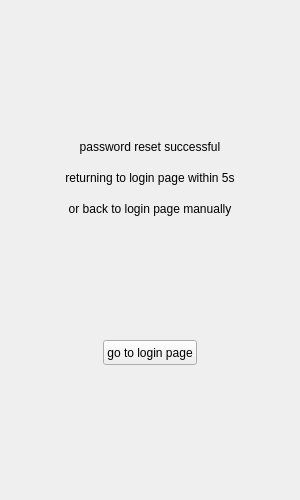
<?xml version="1.0" encoding="UTF-8"?>
<ui version="4.0">
 <class>ResetPasswdInterface</class>
 <widget class="QDialog" name="ResetPasswdInterface">
  <property name="geometry">
   <rect>
    <x>0</x>
    <y>0</y>
    <width>300</width>
    <height>500</height>
   </rect>
  </property>
  <property name="minimumSize">
   <size>
    <width>300</width>
    <height>500</height>
   </size>
  </property>
  <property name="maximumSize">
   <size>
    <width>300</width>
    <height>500</height>
   </size>
  </property>
  <property name="windowTitle">
   <string>Dialog</string>
  </property>
  <layout class="QHBoxLayout" name="horizontalLayout">
   <item>
    <layout class="QVBoxLayout" name="verticalLayout_2">
     <item>
      <widget class="QStackedWidget" name="stackedWidget">
       <property name="currentIndex">
        <number>2</number>
       </property>
       <widget class="QWidget" name="reset_page">
        <layout class="QVBoxLayout" name="verticalLayout_3">
         <item>
          <spacer name="verticalSpacer_2">
           <property name="orientation">
            <enum>Qt::Orientation::Vertical</enum>
           </property>
           <property name="sizeHint" stdset="0">
            <size>
             <width>20</width>
             <height>40</height>
            </size>
           </property>
          </spacer>
         </item>
         <item>
          <widget class="QWidget" name="widget" native="true">
           <property name="minimumSize">
            <size>
             <width>0</width>
             <height>35</height>
            </size>
           </property>
           <property name="maximumSize">
            <size>
             <width>16777215</width>
             <height>35</height>
            </size>
           </property>
           <layout class="QHBoxLayout" name="horizontalLayout_4">
            <property name="spacing">
             <number>6</number>
            </property>
            <property name="leftMargin">
             <number>9</number>
            </property>
            <property name="topMargin">
             <number>9</number>
            </property>
            <property name="rightMargin">
             <number>9</number>
            </property>
            <property name="bottomMargin">
             <number>9</number>
            </property>
            <item>
             <widget class="QLabel" name="label">
              <property name="minimumSize">
               <size>
                <width>0</width>
                <height>25</height>
               </size>
              </property>
              <property name="maximumSize">
               <size>
                <width>16777215</width>
                <height>25</height>
               </size>
              </property>
              <property name="text">
               <string>username: </string>
              </property>
             </widget>
            </item>
            <item>
             <widget class="QLineEdit" name="username_edit">
              <property name="minimumSize">
               <size>
                <width>0</width>
                <height>25</height>
               </size>
              </property>
              <property name="maximumSize">
               <size>
                <width>16777215</width>
                <height>25</height>
               </size>
              </property>
             </widget>
            </item>
            <item>
             <spacer name="horizontalSpacer_3">
              <property name="orientation">
               <enum>Qt::Orientation::Horizontal</enum>
              </property>
              <property name="sizeType">
               <enum>QSizePolicy::Policy::Fixed</enum>
              </property>
              <property name="sizeHint" stdset="0">
               <size>
                <width>40</width>
                <height>20</height>
               </size>
              </property>
             </spacer>
            </item>
           </layout>
          </widget>
         </item>
         <item>
          <widget class="QWidget" name="widget_5" native="true">
           <property name="minimumSize">
            <size>
             <width>0</width>
             <height>35</height>
            </size>
           </property>
           <property name="maximumSize">
            <size>
             <width>16777215</width>
             <height>35</height>
            </size>
           </property>
           <layout class="QHBoxLayout" name="horizontalLayout_3">
            <property name="spacing">
             <number>6</number>
            </property>
            <property name="leftMargin">
             <number>9</number>
            </property>
            <property name="topMargin">
             <number>9</number>
            </property>
            <property name="rightMargin">
             <number>9</number>
            </property>
            <property name="bottomMargin">
             <number>9</number>
            </property>
            <item>
             <widget class="QLabel" name="label_2">
              <property name="minimumSize">
               <size>
                <width>0</width>
                <height>25</height>
               </size>
              </property>
              <property name="maximumSize">
               <size>
                <width>16777215</width>
                <height>25</height>
               </size>
              </property>
              <property name="text">
               <string>email: </string>
              </property>
             </widget>
            </item>
            <item>
             <widget class="QLineEdit" name="email_edit">
              <property name="minimumSize">
               <size>
                <width>0</width>
                <height>25</height>
               </size>
              </property>
              <property name="maximumSize">
               <size>
                <width>16777215</width>
                <height>25</height>
               </size>
              </property>
             </widget>
            </item>
            <item>
             <spacer name="horizontalSpacer_4">
              <property name="orientation">
               <enum>Qt::Orientation::Horizontal</enum>
              </property>
              <property name="sizeType">
               <enum>QSizePolicy::Policy::Fixed</enum>
              </property>
              <property name="sizeHint" stdset="0">
               <size>
                <width>40</width>
                <height>20</height>
               </size>
              </property>
             </spacer>
            </item>
           </layout>
          </widget>
         </item>
         <item>
          <widget class="QWidget" name="widget_7" native="true">
           <property name="minimumSize">
            <size>
             <width>0</width>
             <height>35</height>
            </size>
           </property>
           <property name="maximumSize">
            <size>
             <width>16777215</width>
             <height>35</height>
            </size>
           </property>
           <layout class="QHBoxLayout" name="horizontalLayout_8">
            <item>
             <widget class="QLabel" name="status_label_1">
              <property name="minimumSize">
               <size>
                <width>0</width>
                <height>25</height>
               </size>
              </property>
              <property name="maximumSize">
               <size>
                <width>16777215</width>
                <height>25</height>
               </size>
              </property>
              <property name="text">
               <string/>
              </property>
              <property name="alignment">
               <set>Qt::AlignmentFlag::AlignCenter</set>
              </property>
             </widget>
            </item>
           </layout>
          </widget>
         </item>
         <item>
          <spacer name="verticalSpacer_3">
           <property name="orientation">
            <enum>Qt::Orientation::Vertical</enum>
           </property>
           <property name="sizeHint" stdset="0">
            <size>
             <width>20</width>
             <height>40</height>
            </size>
           </property>
          </spacer>
         </item>
         <item>
          <widget class="QWidget" name="widget_2" native="true">
           <property name="minimumSize">
            <size>
             <width>0</width>
             <height>35</height>
            </size>
           </property>
           <property name="maximumSize">
            <size>
             <width>16777215</width>
             <height>35</height>
            </size>
           </property>
           <layout class="QHBoxLayout" name="horizontalLayout_2">
            <item>
             <widget class="QPushButton" name="verify_account">
              <property name="minimumSize">
               <size>
                <width>0</width>
                <height>25</height>
               </size>
              </property>
              <property name="maximumSize">
               <size>
                <width>16777215</width>
                <height>25</height>
               </size>
              </property>
              <property name="text">
               <string>Confirm</string>
              </property>
             </widget>
            </item>
            <item>
             <widget class="QPushButton" name="go_back_login_1">
              <property name="minimumSize">
               <size>
                <width>0</width>
                <height>25</height>
               </size>
              </property>
              <property name="maximumSize">
               <size>
                <width>16777215</width>
                <height>25</height>
               </size>
              </property>
              <property name="text">
               <string>Cancel</string>
              </property>
             </widget>
            </item>
           </layout>
          </widget>
         </item>
         <item>
          <spacer name="verticalSpacer">
           <property name="orientation">
            <enum>Qt::Orientation::Vertical</enum>
           </property>
           <property name="sizeHint" stdset="0">
            <size>
             <width>20</width>
             <height>40</height>
            </size>
           </property>
          </spacer>
         </item>
        </layout>
       </widget>
       <widget class="QWidget" name="passwd_page">
        <layout class="QVBoxLayout" name="verticalLayout_5">
         <item>
          <spacer name="verticalSpacer_5">
           <property name="orientation">
            <enum>Qt::Orientation::Vertical</enum>
           </property>
           <property name="sizeHint" stdset="0">
            <size>
             <width>20</width>
             <height>40</height>
            </size>
           </property>
          </spacer>
         </item>
         <item>
          <widget class="QWidget" name="widget_3" native="true">
           <property name="minimumSize">
            <size>
             <width>0</width>
             <height>35</height>
            </size>
           </property>
           <property name="maximumSize">
            <size>
             <width>16777215</width>
             <height>35</height>
            </size>
           </property>
           <layout class="QHBoxLayout" name="horizontalLayout_5">
            <property name="spacing">
             <number>6</number>
            </property>
            <property name="leftMargin">
             <number>9</number>
            </property>
            <property name="topMargin">
             <number>9</number>
            </property>
            <property name="rightMargin">
             <number>9</number>
            </property>
            <property name="bottomMargin">
             <number>9</number>
            </property>
            <item>
             <widget class="QLabel" name="label_3">
              <property name="minimumSize">
               <size>
                <width>0</width>
                <height>25</height>
               </size>
              </property>
              <property name="maximumSize">
               <size>
                <width>16777215</width>
                <height>25</height>
               </size>
              </property>
              <property name="text">
               <string>new password: </string>
              </property>
             </widget>
            </item>
            <item>
             <widget class="QLineEdit" name="newpasswd_edit">
              <property name="minimumSize">
               <size>
                <width>0</width>
                <height>25</height>
               </size>
              </property>
              <property name="maximumSize">
               <size>
                <width>16777215</width>
                <height>25</height>
               </size>
              </property>
             </widget>
            </item>
            <item>
             <widget class="MultiClickableQLabel" name="newpasswd_show">
              <property name="minimumSize">
               <size>
                <width>25</width>
                <height>25</height>
               </size>
              </property>
              <property name="maximumSize">
               <size>
                <width>25</width>
                <height>25</height>
               </size>
              </property>
              <property name="text">
               <string/>
              </property>
              <property name="alignment">
               <set>Qt::AlignmentFlag::AlignCenter</set>
              </property>
             </widget>
            </item>
           </layout>
          </widget>
         </item>
         <item>
          <widget class="QWidget" name="widget_4" native="true">
           <property name="minimumSize">
            <size>
             <width>0</width>
             <height>35</height>
            </size>
           </property>
           <property name="maximumSize">
            <size>
             <width>16777215</width>
             <height>35</height>
            </size>
           </property>
           <layout class="QHBoxLayout" name="horizontalLayout_6">
            <property name="spacing">
             <number>6</number>
            </property>
            <property name="leftMargin">
             <number>9</number>
            </property>
            <property name="topMargin">
             <number>9</number>
            </property>
            <property name="rightMargin">
             <number>9</number>
            </property>
            <property name="bottomMargin">
             <number>9</number>
            </property>
            <item>
             <widget class="QLabel" name="label_4">
              <property name="minimumSize">
               <size>
                <width>0</width>
                <height>25</height>
               </size>
              </property>
              <property name="maximumSize">
               <size>
                <width>16777215</width>
                <height>25</height>
               </size>
              </property>
              <property name="text">
               <string>confirm password: </string>
              </property>
             </widget>
            </item>
            <item>
             <widget class="QLineEdit" name="newconfirm_edit">
              <property name="minimumSize">
               <size>
                <width>0</width>
                <height>25</height>
               </size>
              </property>
              <property name="maximumSize">
               <size>
                <width>16777215</width>
                <height>25</height>
               </size>
              </property>
             </widget>
            </item>
            <item>
             <widget class="MultiClickableQLabel" name="newconfirm_show">
              <property name="minimumSize">
               <size>
                <width>25</width>
                <height>25</height>
               </size>
              </property>
              <property name="maximumSize">
               <size>
                <width>25</width>
                <height>25</height>
               </size>
              </property>
              <property name="text">
               <string/>
              </property>
             </widget>
            </item>
           </layout>
          </widget>
         </item>
         <item>
          <widget class="QWidget" name="widget_8" native="true">
           <property name="minimumSize">
            <size>
             <width>0</width>
             <height>35</height>
            </size>
           </property>
           <property name="maximumSize">
            <size>
             <width>16777215</width>
             <height>35</height>
            </size>
           </property>
           <layout class="QHBoxLayout" name="horizontalLayout_9">
            <item>
             <widget class="QLabel" name="status_label_2">
              <property name="minimumSize">
               <size>
                <width>0</width>
                <height>25</height>
               </size>
              </property>
              <property name="maximumSize">
               <size>
                <width>16777215</width>
                <height>25</height>
               </size>
              </property>
              <property name="text">
               <string/>
              </property>
              <property name="alignment">
               <set>Qt::AlignmentFlag::AlignCenter</set>
              </property>
             </widget>
            </item>
           </layout>
          </widget>
         </item>
         <item>
          <spacer name="verticalSpacer_6">
           <property name="orientation">
            <enum>Qt::Orientation::Vertical</enum>
           </property>
           <property name="sizeHint" stdset="0">
            <size>
             <width>20</width>
             <height>40</height>
            </size>
           </property>
          </spacer>
         </item>
         <item>
          <widget class="QWidget" name="widget_6" native="true">
           <property name="minimumSize">
            <size>
             <width>0</width>
             <height>35</height>
            </size>
           </property>
           <property name="maximumSize">
            <size>
             <width>16777215</width>
             <height>35</height>
            </size>
           </property>
           <layout class="QHBoxLayout" name="horizontalLayout_7">
            <item>
             <widget class="QPushButton" name="submit_passwd">
              <property name="minimumSize">
               <size>
                <width>0</width>
                <height>25</height>
               </size>
              </property>
              <property name="maximumSize">
               <size>
                <width>16777215</width>
                <height>25</height>
               </size>
              </property>
              <property name="text">
               <string>submit</string>
              </property>
             </widget>
            </item>
            <item>
             <widget class="QPushButton" name="go_back_login_2">
              <property name="minimumSize">
               <size>
                <width>0</width>
                <height>25</height>
               </size>
              </property>
              <property name="maximumSize">
               <size>
                <width>16777215</width>
                <height>25</height>
               </size>
              </property>
              <property name="text">
               <string>cancel</string>
              </property>
             </widget>
            </item>
           </layout>
          </widget>
         </item>
         <item>
          <spacer name="verticalSpacer_4">
           <property name="orientation">
            <enum>Qt::Orientation::Vertical</enum>
           </property>
           <property name="sizeHint" stdset="0">
            <size>
             <width>20</width>
             <height>40</height>
            </size>
           </property>
          </spacer>
         </item>
        </layout>
       </widget>
       <widget class="QWidget" name="successful_page">
        <layout class="QVBoxLayout" name="verticalLayout_4">
         <item>
          <widget class="QWidget" name="widget_9" native="true">
           <layout class="QVBoxLayout" name="verticalLayout_6">
            <item>
             <spacer name="verticalSpacer_8">
              <property name="orientation">
               <enum>Qt::Orientation::Vertical</enum>
              </property>
              <property name="sizeHint" stdset="0">
               <size>
                <width>20</width>
                <height>40</height>
               </size>
              </property>
             </spacer>
            </item>
            <item>
             <widget class="QWidget" name="widget_11" native="true">
              <property name="minimumSize">
               <size>
                <width>0</width>
                <height>25</height>
               </size>
              </property>
              <property name="maximumSize">
               <size>
                <width>16777215</width>
                <height>25</height>
               </size>
              </property>
              <layout class="QHBoxLayout" name="horizontalLayout_11">
               <property name="spacing">
                <number>0</number>
               </property>
               <property name="leftMargin">
                <number>0</number>
               </property>
               <property name="topMargin">
                <number>0</number>
               </property>
               <property name="rightMargin">
                <number>0</number>
               </property>
               <property name="bottomMargin">
                <number>0</number>
               </property>
               <item>
                <widget class="QLabel" name="label_9">
                 <property name="minimumSize">
                  <size>
                   <width>0</width>
                   <height>25</height>
                  </size>
                 </property>
                 <property name="maximumSize">
                  <size>
                   <width>16777215</width>
                   <height>25</height>
                  </size>
                 </property>
                 <property name="text">
                  <string>password reset successful</string>
                 </property>
                 <property name="alignment">
                  <set>Qt::AlignmentFlag::AlignCenter</set>
                 </property>
                </widget>
               </item>
              </layout>
             </widget>
            </item>
            <item>
             <widget class="QWidget" name="widget_13" native="true">
              <property name="minimumSize">
               <size>
                <width>0</width>
                <height>25</height>
               </size>
              </property>
              <property name="maximumSize">
               <size>
                <width>16777215</width>
                <height>25</height>
               </size>
              </property>
              <layout class="QHBoxLayout" name="horizontalLayout_12">
               <property name="spacing">
                <number>0</number>
               </property>
               <property name="leftMargin">
                <number>0</number>
               </property>
               <property name="topMargin">
                <number>0</number>
               </property>
               <property name="rightMargin">
                <number>0</number>
               </property>
               <property name="bottomMargin">
                <number>0</number>
               </property>
               <item>
                <widget class="QLabel" name="timeout_label">
                 <property name="minimumSize">
                  <size>
                   <width>0</width>
                   <height>25</height>
                  </size>
                 </property>
                 <property name="maximumSize">
                  <size>
                   <width>16777215</width>
                   <height>25</height>
                  </size>
                 </property>
                 <property name="text">
                  <string>returning to login page within 5s</string>
                 </property>
                 <property name="alignment">
                  <set>Qt::AlignmentFlag::AlignCenter</set>
                 </property>
                </widget>
               </item>
              </layout>
             </widget>
            </item>
            <item>
             <widget class="QWidget" name="widget_12" native="true">
              <property name="minimumSize">
               <size>
                <width>0</width>
                <height>25</height>
               </size>
              </property>
              <property name="maximumSize">
               <size>
                <width>1500</width>
                <height>25</height>
               </size>
              </property>
              <layout class="QHBoxLayout" name="horizontalLayout_13">
               <property name="spacing">
                <number>0</number>
               </property>
               <property name="leftMargin">
                <number>0</number>
               </property>
               <property name="topMargin">
                <number>0</number>
               </property>
               <property name="rightMargin">
                <number>0</number>
               </property>
               <property name="bottomMargin">
                <number>0</number>
               </property>
               <item>
                <widget class="QLabel" name="label_7">
                 <property name="minimumSize">
                  <size>
                   <width>0</width>
                   <height>25</height>
                  </size>
                 </property>
                 <property name="maximumSize">
                  <size>
                   <width>16777215</width>
                   <height>25</height>
                  </size>
                 </property>
                 <property name="text">
                  <string>or back to login page manually</string>
                 </property>
                 <property name="alignment">
                  <set>Qt::AlignmentFlag::AlignCenter</set>
                 </property>
                </widget>
               </item>
              </layout>
             </widget>
            </item>
            <item>
             <spacer name="verticalSpacer_9">
              <property name="orientation">
               <enum>Qt::Orientation::Vertical</enum>
              </property>
              <property name="sizeHint" stdset="0">
               <size>
                <width>20</width>
                <height>40</height>
               </size>
              </property>
             </spacer>
            </item>
            <item>
             <widget class="QWidget" name="widget_10" native="true">
              <property name="minimumSize">
               <size>
                <width>0</width>
                <height>35</height>
               </size>
              </property>
              <property name="maximumSize">
               <size>
                <width>16777215</width>
                <height>35</height>
               </size>
              </property>
              <layout class="QHBoxLayout" name="horizontalLayout_10">
               <item>
                <spacer name="horizontalSpacer">
                 <property name="orientation">
                  <enum>Qt::Orientation::Horizontal</enum>
                 </property>
                 <property name="sizeHint" stdset="0">
                  <size>
                   <width>40</width>
                   <height>20</height>
                  </size>
                 </property>
                </spacer>
               </item>
               <item>
                <widget class="QPushButton" name="go_back_to_login3">
                 <property name="minimumSize">
                  <size>
                   <width>0</width>
                   <height>25</height>
                  </size>
                 </property>
                 <property name="maximumSize">
                  <size>
                   <width>16777215</width>
                   <height>25</height>
                  </size>
                 </property>
                 <property name="text">
                  <string>go to login page</string>
                 </property>
                </widget>
               </item>
               <item>
                <spacer name="horizontalSpacer_2">
                 <property name="orientation">
                  <enum>Qt::Orientation::Horizontal</enum>
                 </property>
                 <property name="sizeHint" stdset="0">
                  <size>
                   <width>40</width>
                   <height>20</height>
                  </size>
                 </property>
                </spacer>
               </item>
              </layout>
             </widget>
            </item>
            <item>
             <spacer name="verticalSpacer_7">
              <property name="orientation">
               <enum>Qt::Orientation::Vertical</enum>
              </property>
              <property name="sizeHint" stdset="0">
               <size>
                <width>20</width>
                <height>40</height>
               </size>
              </property>
             </spacer>
            </item>
           </layout>
          </widget>
         </item>
        </layout>
       </widget>
      </widget>
     </item>
    </layout>
   </item>
  </layout>
 </widget>
 <customwidgets>
  <customwidget>
   <class>MultiClickableQLabel</class>
   <extends>QLabel</extends>
   <header location="global">multiclickableqlabel.h</header>
  </customwidget>
 </customwidgets>
 <resources/>
 <connections/>
</ui>
